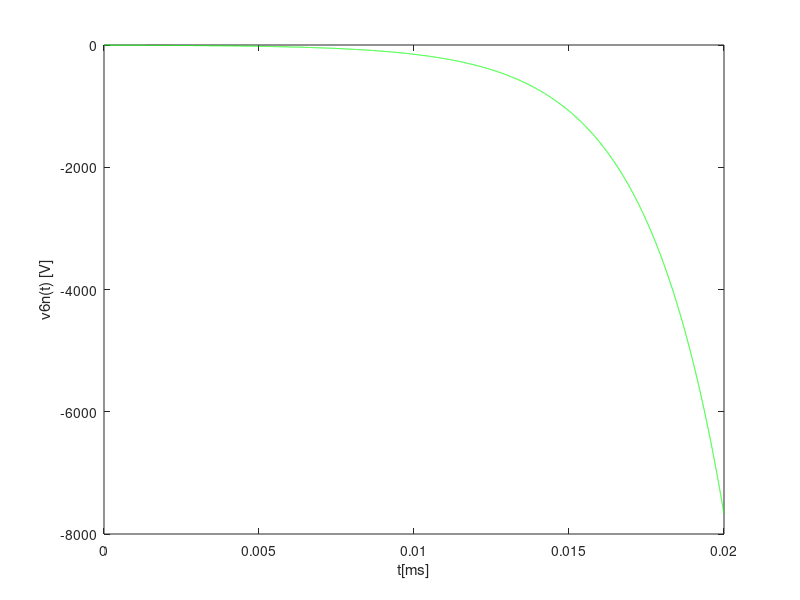
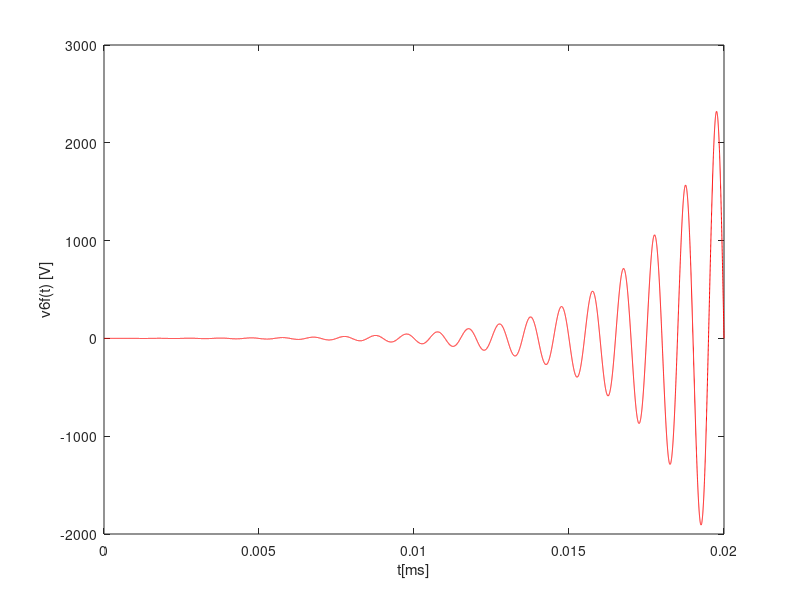
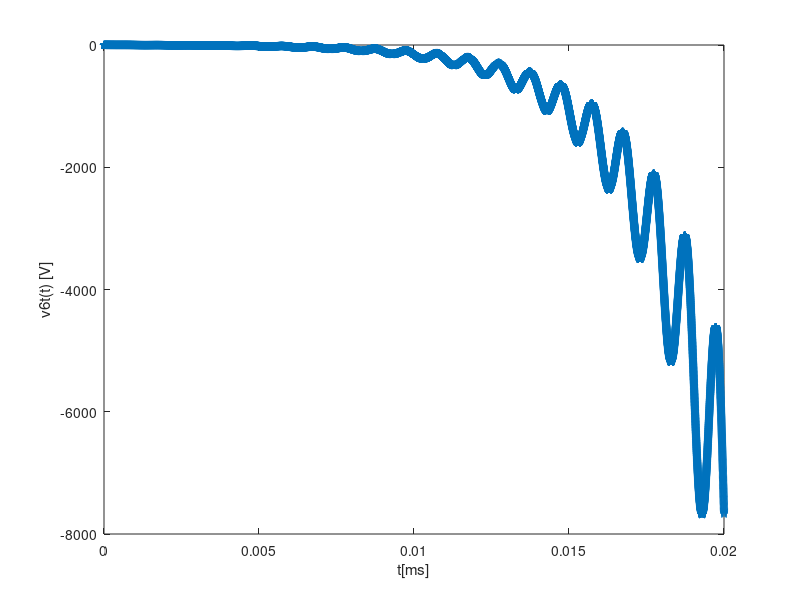

These charts were generated, in order, by the following MATLAB code:
format long

%%These are the given values of all of the circuits' components

r1 = 1.04362094375e3 
r2 = 2.01060713289e3 
r3 = 3.1012701442e3
r4 = 4.18822801798e3 
r5 = 3.09414786857e3 
r6 = 2.02739936235e3 
r7 = 1.0022809037e3 
Vs = 5.02924600001 
C = 1.03087754949e-6
Kb = 7.2492497599e-3 
Kd = 8.29575903566e3




%%In this part, all of the node voltages will be calculated using the Nodal Analysis Method

R=[1 , 0 , 0 , 0 , 0 , 0 , 0 , 0 , 0, 0;

1/r1 , (-1/r1 -1/r2 -1/r3) , 1/r2 , 0 , 1/r3 , 0 , 0 , 0 , 0, 0;

0 , 1/r2 , -1/r2 , 0 , 0 , 0 , 0 , 1 , 0, 0;

0 , 0 , 0 , 1 , 0 , 0 , -1 , 0 , 0, -Kd;

0 , 0 , 0 , -1/r5 , 1/r5 , 0 , 0 , 1 , 1, 0;

0 , 0 , 1 , 0 ,  0 , 1/r7, -1/r7 , 0 , 0, 1;

0 , -1/Kb , 0 , 1/Kb , 0 , 0 , 0 , 1 , 0, 0;

0 , 1/r3 , 0 , (-1/r3-1/r4-1/r5) , 1/r5 , 0 , 0 , 0 , 1 , 1;

0 , 0 , 0 , 0 , 0 , 1/r6 , 0 , 0, 0, 0;
0 , 0 , 0 , 0 , 0 , 0    , 0 , 0, 1, 0 ]

T=[Vs;0;0;0;0;0;0;0;0;0]

s=R\T




%%This will print the results of the Nodal Analysis in a table

file1=fopen('octave_tab_voltage.tex', 'w');

fprintf(file1, '\n Node Voltage 1 & %.11e \\\\ \\hline ', s(1));
fprintf(file1, '\n Node Voltage 2 & %.11e \\\\ \\hline ', s(2));
fprintf(file1, '\n Node Voltage 3 & %.11e \\\\ \\hline ', s(3));
fprintf(file1, '\n Node Voltage 5 & %.11e \\\\ \\hline ', s(4));
fprintf(file1, '\n Node Voltage 6 & %.11e \\\\ \\hline ', s(5));
fprintf(file1, '\n Node Voltage 7 & %.11e \\\\ \\hline ', s(6));
fprintf(file1, '\n Node Voltage 8 & %.11e \\\\ \\hline ', s(7));


fclose(file1);


vaux=s(5)-s(7) 

file2=fopen('datafrom1.txt', 'w');

fprintf(file2, 'Vx n6 n8 %.11e\n', vaux);

fclose(file2);

%%%%%%%%%%%%%%%%%%%%%%%%%%%%%%%%%%%%%%%%%%%%%%%%%%%%%%%%%%%




Vs=0
Vx=s(5)-s(7)

X=[1 , 0 , 0 , 0 , 0 , 0 , 0 , 0 , 0, 0;

1/r1 , (-1/r1 -1/r2 -1/r3) , 1/r2 , 0 , 1/r3 , 0 , 0 , 0 , 0, 0;

0 , 1/r2 , -1/r2 , 0 , 0 , 0 , 0 , 1 , 0, 0;

0 , 0 , 0 , 1 , 0 , 0 , -1 , 0 , 0, -Kd;

0 , 0 , 0 , -1/r5 , 1/r5 , 0 , 0 , 1 , 1, 0;

0 , 0 , 1 , 0 ,  0 , 1/r7, -1/r7 , 0 , 0, 1;

0 , -1/Kb , 0 , 1/Kb , 0 , 0 , 0 , 1 , 0, 0;

0 , 1/r3 , 0 , (-1/r3-1/r4-1/r5) , 1/r5 , 0, 0 , 0 , 1 , 1;

0 , 0 , 0 , 0 , 0 , 1/r6 , 0 , 0, 0, 0;
0 , 0 , 0 , 0 , 1 , 0    , -1 , 0, 0, 0 ]

Y=[Vs;0;0;0;0;0;0;0;0;Vx]

w=X\Y

ix=w(9)

req=(Vx/ix)

printf("A resistencia equivalente é %f \n", req)

tau=req*C

printf("A Constante do Tempo equivalente é %f \n", tau)



%%%%%%%%%%%%%%%%%%%%%%NATURAL%%%%%%%%%%%%%%%%%%%%%%%%%%%

t=0:1e-6:20e-3;

v6n=Vx*exp(-t/tau);


hn = figure ();
plot(t,v6n,"g");

xlabel ("t[ms]");
ylabel ("v6n(t) [V]");
print (hn, "natural.eps", "-depsc");



file3=fopen('datafrom2.txt', 'w');

fprintf(file3, '.ic v(n6)=%.11e v(n8)=%.11e\n', w(5), w(7));

fclose(file3);


%%%%%%%%%%%%%%%%%%%%%%FORCED%%%%%%%%%%%%%%%%%%%%%%%%%%%

f = 1000 %Hz
w = 2*pi*f; %rad/s


Zc = 1/(j*w*C)
Cgain = Zc/(req+Zc)
Gain = abs(Cgain)
Phase = angle(Cgain)
vs=j*(pi/2-w*(20e-3));

K=[1 , 0 , 0 , 0 , 0 , 0 , 0 , 0 , 0, 0;

1/r1 , (-1/r1 -1/r2 -1/r3) , 1/r2 , 0 , 1/r3 , 0 , 0 , 0 , 0, 0;

0 , 1/r2 , -1/r2 , 0 , 0 , 0 , 0 , 1 , 0, 0;

0 , 0 , 0 , 1 , 0 , 0 , -1 , 0 , 0, -Kd;

0 , 0 , 0 , -1/r5 , 1/r5 , 0 , 0 , 1 , 1, 0;

0 , 0 , 1 , 0 ,  0 , 1/r7, -1/r7 , 0 , 0, 1;

0 , -1/Kb , 0 , 1/Kb , 0 , 0 , 0 , 1 , 0, 0;

0 , 1/r3 , 0 , (-1/r3-1/r4-1/r5) , 1/r5 , 0, 0 , 0 , 1 , 1;

0 , 0 , 0 , 0 , 0 , 1/r6 , 0 , 0, 0, 0;
0 , 0 , 0 , 0 , 0 , 0    , 0 , 0, 1, 0 ]

M=[Vs;0;0;0;0;0;0;0;0;Vx/Zc]

l=K\M

v6f=sin(w*t).*(1-e.^(-t/tau));
hf = figure ();
plot(t,v6f,"r");
xlabel ("t[ms]");
ylabel ("v6f(t) [V]");
print (hf, "forced.eps", "-depsc");


%%%%%%%%%%%%%%%%%%%%%%%TOTAL


v6t=v6n+v6f;
ht=figure ();
plot(t,v6t,"p");
xlabel ("t[ms]");
ylabel ("v6t(t) [V]");
print (ht, "total.eps", "-depsc");






